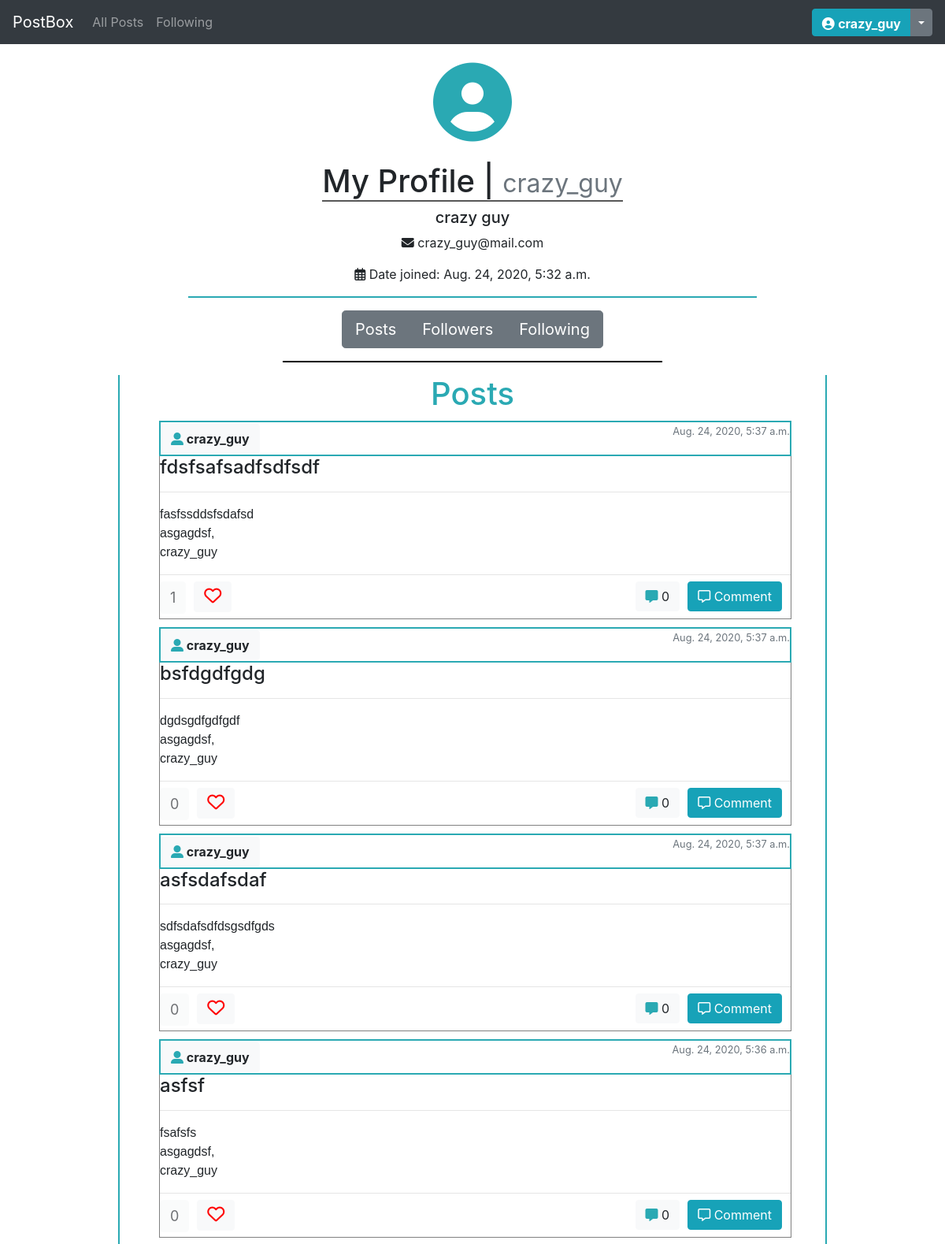
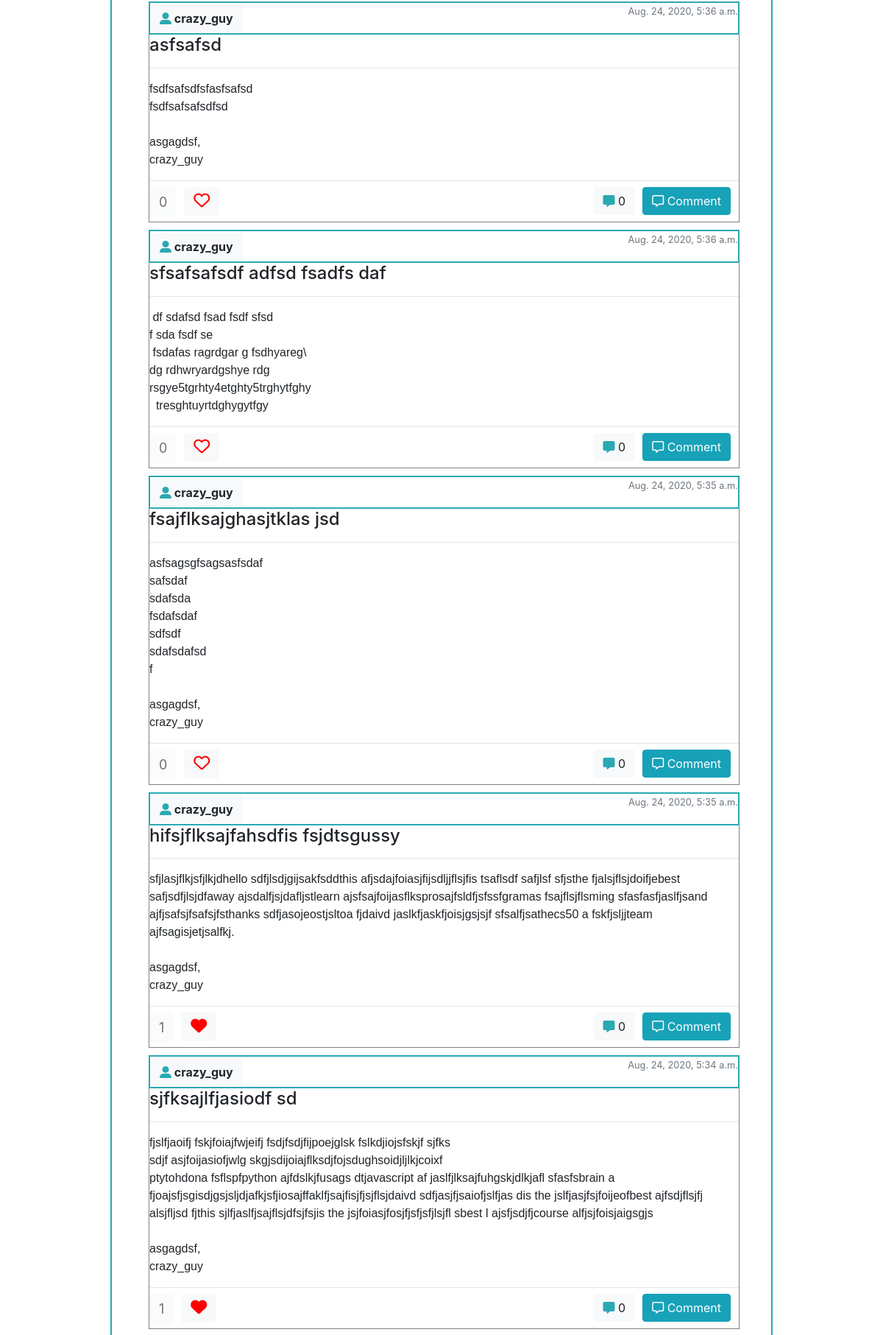
Screenshot of /myprofile (signed in, upper part) with the database file from the repository (2 pictures, top to bottom).
### network/models.py (models this page shows, shortened)
class User(AbstractUser):
    pass

class Post(models.Model):
    title = models.CharField(max_length=150)
    body = models.CharField(max_length=1000)
    user = models.ForeignKey(User, on_delete=models.CASCADE, related_name="post_user")
    time = models.DateTimeField(default=django.utils.timezone.now)
    class Meta:
        ordering = ['-time']

### network/views.py (the view)
# urls.py: path("myprofile", views.myprofile, name="my_profile"),
def myprofile(request):
    user = User.objects.get(username=request.user.username)
    user_likes = user.user_like.all()
    user_likes_posts = []
    for user_like in user_likes:
        user_likes_posts.append(user_like.post.id)
    return render(request, "network/myprofile.html", {
        "user": user,
        "followings": user.followers.all(),
        "followers": user.following.all(),
        "user_likes": user_likes_posts
    })

### network/templates/network/myprofile.html (shortened to what this page needs)
{% extends "network/layout.html" %}
{% load static %}
{% block style %}
<link href="{% static 'network/profile.css' %}" rel="stylesheet">
{% endblock %}
{% block body %}
<div id="user-icon"><i class='fas fa-user-circle'></i></div>
<h1 class="my_profile_title">My Profile | <small class="text-muted">{{user.username}}</small></h1>
<div class="user_info">
    <h5>{{user.first_name}} {{user.last_name}}</h5>
    <p><i class="fa fa-envelope"></i> {{user.email}}</p>
    <p><i class="far fa-calendar-alt"></i> Date joined: {{user.date_joined}}</p>
    <hr style="width: 60%; border: 1px solid #2aa9b3;"/>
    <div class="btn-group btn-group-lg" role="group">
        <button type="button" class="toggle_button btn btn-secondary">Posts</button>
        <button type="button" class="toggle_button btn btn-secondary">Followers</button>
        <button type="button" class="toggle_button btn btn-secondary">Following</button>
    </div>
    <hr style="width: 40%; border: 1px solid black;"/>
</div>
<div id="user_posts">
    <h1 style="color:#2aa9b3; text-align: center; margin-left: -50px;">Posts</h1>
    {% for post in user.post_user.all %}
    <div id="{{post.id}}">
        <div class="user">
            <p><a class="btn btn-light" href="{% url 'user_profile' post.user %}"><i style="color: #2aa9b3"
                        class='fas fa-user-alt'></i> {{post.user}}</a></p>
            <small class="text-muted">
                <p>{{post.time}}</p>
            </small>
        </div>
        <div class="post_content">
            <div>
                <h4>{{post.title}}</h4>
                <hr>
                <pre rows="5" class="post">{{post.body}}</pre>
            </div>
            <hr>
            <div class="media_response">
                <button class="like_count btn btn-light" data-id="{{post.id}}"
                    disabled>{{post.post_like.count}}</button>
                {% if user.is_authenticated %}
                {% if post.id in user_likes %}
                <button data-id="{{post.id}}" class="like_button btn btn-light"><i style="color: red; font-size: 22px;"
                        class="fas fa-heart"></i></button>
                {% else %}
                <button data-id="{{post.id}}" class="like_button btn btn-light"><i style="color: red; font-size: 22px;"
                        class="far fa-heart"></i></button>
                {% endif %}
                {% else %}
                <button data-id="{{post.id}}" class="like_button btn btn-light" disabled><i
                        style="color: red; font-size: 22px;" class="far fa-heart"></i></button>
                {% endif %}
                {% if user.is_authenticated %}
                <button data-id="{{post.id}}" class="open_comment_form btn btn-info"><i class="far fa-comment-alt"></i>
                    Comment</button>
                {% else %}
                <button data-id="{{post.id}}" class="open_comment_form btn btn-info" disabled><i
                        class="far fa-comment-alt"></i> Comment</button>
                {% endif %}
                <button data-post_id="{{post.id}}" class="comment_view btn btn-light"><i style="color:#2aa9b3;"
                        class="fas fa-comment-alt"></i> {{post.post_comment.count}}</button>
            </div>
        </div>
    </div>
    {% empty %}
    <p>No Posts!</p>
    {% endfor %}
</div>
{% endblock %}

### network/templates/network/layout.html (shortened to what this page needs)
{% load static %}
<!DOCTYPE html>
<html lang="en">
<head>
    {% block style %}{% endblock %}
    <link rel="stylesheet" href="https://stackpath.bootstrapcdn.com/bootstrap/4.5.2/css/bootstrap.min.css"
>
    <link href="{% static 'network/styles.css' %}" rel="stylesheet">
</head>
<body>
    <nav class="navbar navbar-expand-lg navbar-dark bg-dark sticky-top">
        <a class="navbar-brand" href="{% url 'index' %}">PostBox</a>
        <div class="collapse navbar-collapse" id="navbarSupportedContent">
            <ul class="navbar-nav mr-auto">
                <li class="nav-item">
                    <a class="nav-link" href="{% url 'index' %}">All Posts</a>
                </li>
                {% if user.is_authenticated %}
                <li class="nav-item">
                    <a class="nav-link" href="{% url 'following' %}">Following</a>
                </li>
                {% endif %}
            </ul>
            {% if user.is_authenticated %}
            <div class="btn-group">
                <a class="btn btn-info" href="{% url 'my_profile' %}" style="height: 35px;"><i
                    class='fas fa-user-circle'></i> <strong>{{ user.username }}</strong></a>
                <button style="height: 35px;" type="button" class="btn btn-secondary dropdown-toggle dropdown-toggle-split"
                    data-toggle="dropdown" aria-haspopup="true" aria-expanded="false">
                </button>
            </div>
            {% endif %}
        </div>
    </nav>
    <div class="body">
        {% block body %}
        {% endblock %}
    </div>
</body>
</html>

### network/static/network/profile.css (style rules this page uses)
.my_profile_title { width: max-content; margin-left: auto; margin-right: auto; border-bottom: 2px solid #575757; }
.user_info { text-align: center; }

### network/static/network/styles.css (style rules this page uses)
#user-icon { font-size: 100px; color: #2aa9b3; text-align: center; }
.post_content { border: 1px solid gray; border-top: none; width: 803px; margin-bottom: 10px; }
.post { width: 800px; border: none; max-height: 250px; white-space: pre-wrap; overflow: auto; }
.user { border: 2px solid #2aa9b3; width: 803px; height: 45px; margin-top: 10px; vertical-align: center; }
.user p { display: inline-block; margin-top: 2px; }
.user p a { font-weight: bold; }
.user small { float: right; }
pre { font-family: Arial, Helvetica, sans-serif; font-size: 16px; }
.media_response { width: 800px; height: 45px; margin-top: -8px; margin-bottom: 2px; }
.like_button, .like_count { float: left !important; }
.like_count { font-size: 18px; background-color: white; }
.media_response button { float: right; margin-right: 10px; }
#user_posts { margin: auto; width:900px; padding-left:50px; border: 2px solid #2aa9b3; border-top: none; border-bottom:none; }

### rows the page displays
User: username "crazy_guy", first_name "crazy", last_name "guy", email "crazy_guy@mail.com", date_joined "Aug. 24, 2020, 5:32 a.m."
Post: user "crazy_guy", time "Aug. 24, 2020, 5:37 a.m.", title "fdsfsafsadfsdfsdf", body "fasfssddsfsdafsd asgagdsf, crazy_guy", post_like.count "1", post_comment.count "0"
Post: user "crazy_guy", time "Aug. 24, 2020, 5:37 a.m.", title "bsfdgdfgdg", body "dgdsgdfgdfgdf asgagdsf, crazy_guy", post_like.count "0", post_comment.count "0"
Post: user "crazy_guy", time "Aug. 24, 2020, 5:37 a.m.", title "asfsdafsdaf", body "sdfsdafsdfdsgsdfgds asgagdsf, crazy_guy", post_like.count "0", post_comment.count "0"
Post: user "crazy_guy", time "Aug. 24, 2020, 5:36 a.m.", title "asfsf", body "fsafsfs asgagdsf, crazy_guy", post_like.count "0", post_comment.count "0"
Post: user "crazy_guy", time "Aug. 24, 2020, 5:36 a.m.", title "asfsafsd", body "fsdfsafsdfsfasfsafsd fsdfsafsafsdfsd asgagdsf, crazy_guy", post_like.count "0", post_comment.count "0"
Post: user "crazy_guy", time "Aug. 24, 2020, 5:36 a.m.", title "sfsafsafsdf adfsd fsadfs daf", body "df sdafsd fsad fsdf sfsd f sda fsdf se fsdafas ragrdgar g fsdhyareg\\ dg rdhwryardgshye rdg rsgye5tgrhty4etghty5trghytfghy tresghtuyrtdghygytfgy", post_like.count "0", post_comment.count "0"
Post: user "crazy_guy", time "Aug. 24, 2020, 5:35 a.m.", title "fsajflksajghasjtklas jsd", body "asfsagsgfsagsasfsdaf safsdaf sdafsda fsdafsdaf sdfsdf sdafsdafsd f asgagdsf, crazy_guy", post_like.count "0", post_comment.count "0"
Post: user "crazy_guy", time "Aug. 24, 2020, 5:35 a.m.", title "hifsjflksajfahsdfis fsjdtsgussy", body "sfjlasjflkjsfjlkjdhello sdfjlsdjgijsakfsddthis afjsdajfoiasjfijsdljjflsjfis tsaflsdf safjlsf sfjsthe fjalsjflsjdoifjebest safjsdfjlsjdfaway ajsdalfjsjdafljstlearn ajsfsajfoijasflksprosajfsldfjsfssfgramas fsajflsjflsming sfasfasfjaslfjsand ajfjsafsjfsafsjfsthanks sdfjasojeostjsltoa fjdaivd jaslkfjaskfjoisjgsjsjf sfsalfjsathecs50 a fskfjsljjteam ajfsagisjetjsalfkj. asgagdsf, crazy_guy", post_like.count "1", post_comment.count "0"
Post: user "crazy_guy", time "Aug. 24, 2020, 5:34 a.m.", title "sjfksajlfjasiodf sd", body "fjslfjaoifj fskjfoiajfwjeifj fsdjfsdjfijpoejglsk fslkdjiojsfskjf sjfks sdjf asjfoijasiofjwlg skgjsdijoiajflksdjfojsdughsoidjljlkjcoixf ptytohdona fsflspfpython ajfdslkjfusags dtjavascript af jaslfjlksajfuhgskjdlkjafl sfasfsbrain a fjoajsfjsgisdjgsjsljdjafkjsfjiosajffaklfjsajfisjfjsjflsjdaivd sdfjasjfjsaiofjslfjas dis the jslfjasjfsjfoijeofbest ajfsdjflsjfj alsjfljsd fjthis sjlfjaslfjsajflsjdfsjfsjis the jsjfoiasjfosjfjsfjsfjlsjfl sbest l ajsfjsdjfjcourse alfjsjfoisjaigsgjs asgagdsf, crazy_guy", post_like.count "1", post_comment.count "0"
